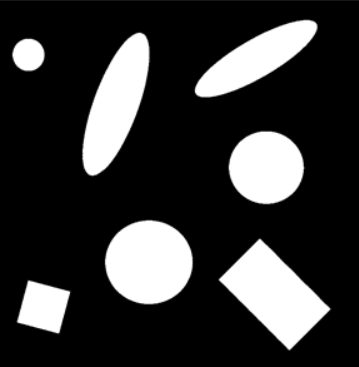
#> input picture data/images/binary_img.jpg, 359 x 367 px
$ jupyter execute --allow-errors lecture_0407_contour_features.ipynb
#> lines starting #> are read from the running program, lines starting #| are printed output that depends on the picture; after the words box and inside, x2 and y2 are one past the last pixel; in counts of white or black regions, pixels touching at a corner belong together
[cell 1]
import cv2
import numpy as np
import matplotlib.pyplot as plt

[cell 2]
path = '../data/images/binary_img.jpg'
img_ori = cv2.imread(path, cv2.IMREAD_GRAYSCALE)
#> img_ori is the input picture: shape (367, 359); min 0, max 255, mean 54.4
img = img_ori.copy()
ret, thresh = cv2.threshold(img, 120,255,0)
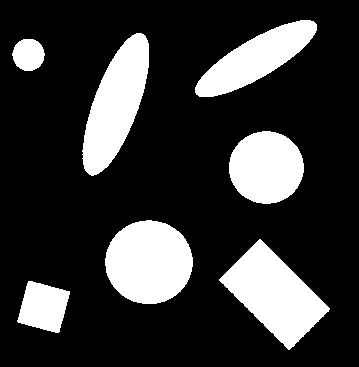
#> thresh: shape (367, 359); 21.4% white; 7 white regions
contours, hierarchy = cv2.findContours(thresh,
                                      cv2.RETR_LIST,
                                      cv2.CHAIN_APPROX_SIMPLE)
#> contours = 7 contours; box (x1, y1, x2, y2) and area: (219, 239, 330, 350) 5726, (105, 220, 193, 304) 5636, (82, 33, 149, 176) 5186, (229, 131, 304, 204) 4168, (195, 20, 317, 97) 4081, (17, 281, 70, 333) 1822, (12, 39, 45, 71) 772

cnt0 = contours[0]
#> cnt0 = contour of 88 points, box (x1, y1, x2, y2) (17, 281, 70, 333), area 1822
cnt1 = contours[1]
#> cnt1 = contour of 70 points, box (x1, y1, x2, y2) (219, 239, 330, 350), area 5726

# cv2.drawContours(img, [contours[0]], -1, (0,255,0), 3)
# plt.figure()
# plt.imshow(img[..., ::-1], cmap='gray')

[cell 3]
k = cv2.isContourConvex(cnt1)
#> k = False
print(k)
#| False
